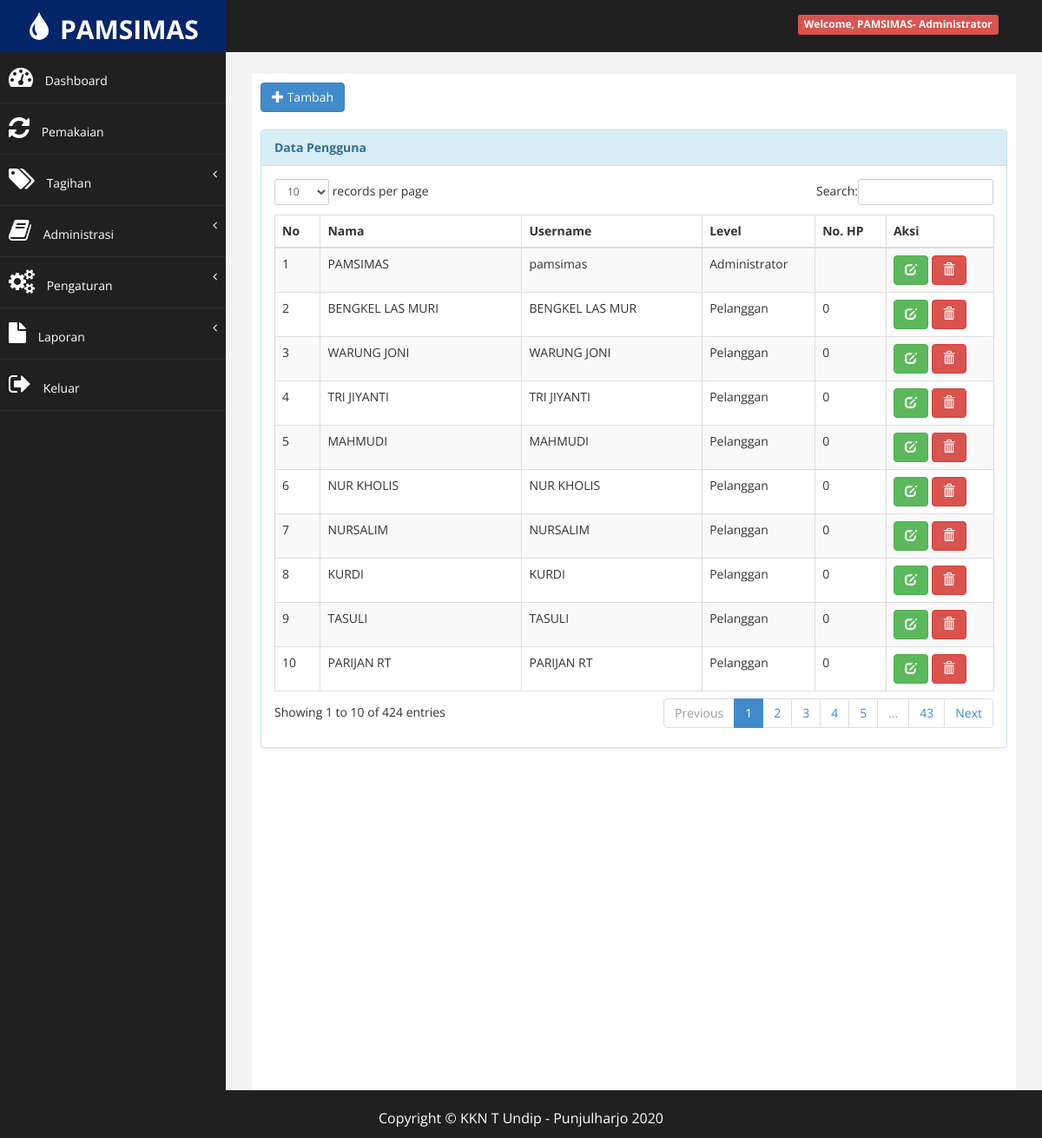
The page /?halaman=pengguna_tampil (signed in) on the database its author committed.
### tables this page shows
CREATE TABLE `tb_user` (
  `id_user` int(11) NOT NULL,
  `nama_user` varchar(20) NOT NULL,
  `username` varchar(15) NOT NULL,
  `password` varchar(15) NOT NULL,
  `level` varchar(15) NOT NULL,
  `no_hp` char(13) NOT NULL,
  `no_rek` char(15) NOT NULL
);

### super/pengguna/pengguna_tampil.php (the view)
<div class="row">
                <div class="col-md-12">
                    <a href="?halaman=pengguna_tambah" class="btn btn-primary"><i class="glyphicon glyphicon-plus"></i> Tambah</a>
                    <br><br>
                    <div class="panel panel-info">
                        <div class="panel-heading">
                             <b>Data Pengguna</b>
                        </div>
                        <div class="panel-body">
                            <div class="table-responsive">
                                <table class="table table-striped table-bordered table-hover" id="dataTables-example">
                                    <thead>
                                        <tr>
                                            <th>No</th>
                                            <th>Nama</th>
                                            <th>Username</th>
                                            <th>Level</th>
                                            <th>No. HP</th>
                                            <th>Aksi</th>
                                        </tr>
                                    </thead>
                                    <tbody>
                                    <?php
                                    $no = 1;
                                    $sql = $koneksi->query("select * from tb_user");
                                    while ($data= $sql->fetch_assoc()) {
                                    ?>
                                    <tr>
                                        <td><?php echo $no++; ?></td>
                                        <td><?php echo $data['nama_user']; ?></td>
                                        <td><?php echo $data['username']; ?></td>
                                        <td><?php echo $data['level']; ?></td>
                                        <td><?php echo $data['no_hp']; ?></td>
                                        <td>
                                        <a href="?halaman=pengguna_ubah&kode=<?php echo $data['id_user']; ?>" title="Ubah" class="btn btn-success"><i class="glyphicon glyphicon-edit"></i></a>
                                        <a href="?halaman=pengguna_hapus&kode=<?php echo $data['id_user']; ?>" onclick="return confirm('Apakah anda yakin hapus pengguna ini ?')" title="Hapus" class="btn btn-danger"><i class="glyphicon glyphicon-trash"></i></>
                                        </td>
                                    </tr>
                                    <?php
                                    }
                                    ?>
                                    </tbody>
                                    </div>
                                </div>
                            </div>
                        </div>
                    </div>
                </div>

### assets/css/custom.css (style rules this page uses)
body { font-family: "Open Sans", sans-serif; }

### rows shown on the page
tb_user: nama_user "PAMSIMAS", username "pamsimas", level "Administrator"
tb_user: nama_user "BENGKEL LAS MURI", username "BENGKEL LAS MUR", level "Pelanggan", no_hp "0"
tb_user: nama_user "WARUNG JONI", username "WARUNG JONI", level "Pelanggan", no_hp "0"
tb_user: nama_user "TRI JIYANTI", username "TRI JIYANTI", level "Pelanggan", no_hp "0"
tb_user: nama_user "MAHMUDI", username "MAHMUDI", level "Pelanggan", no_hp "0"
tb_user: nama_user "NUR KHOLIS", username "NUR KHOLIS", level "Pelanggan", no_hp "0"
tb_user: nama_user "NURSALIM", username "NURSALIM", level "Pelanggan", no_hp "0"
tb_user: nama_user "KURDI", username "KURDI", level "Pelanggan", no_hp "0"
tb_user: nama_user "TASULI", username "TASULI", level "Pelanggan", no_hp "0"
tb_user: nama_user "PARIJAN RT", username "PARIJAN RT", level "Pelanggan", no_hp "0"

### other values the page prints
$data_nama_lengkap "PAMSIMAS"
$data_level "Administrator"
